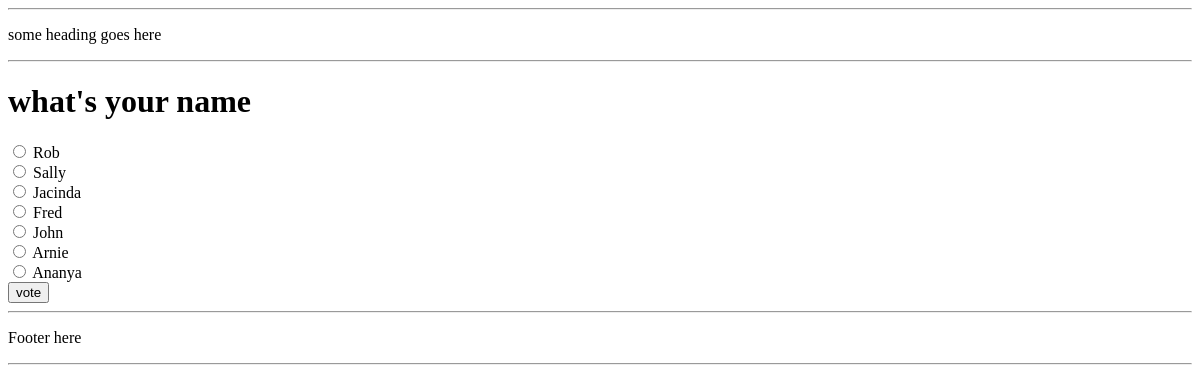
/polls/1/, run on an earlier commit of the app's database.
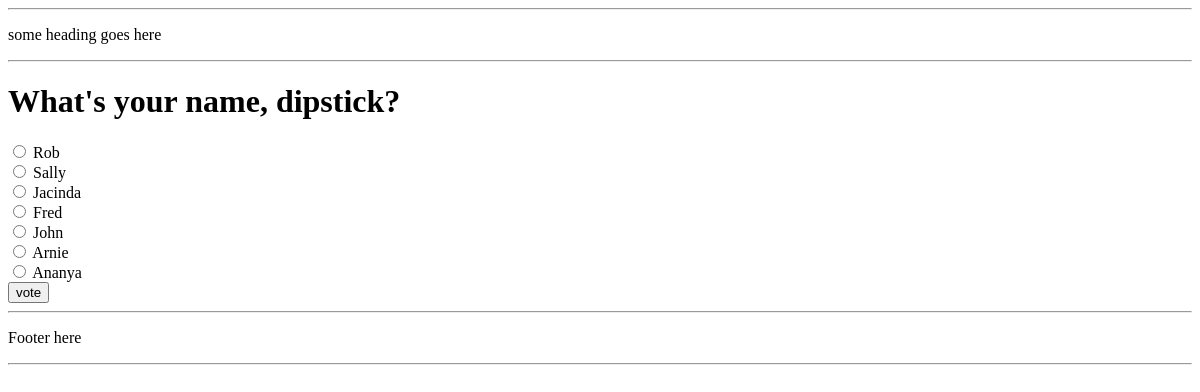
And on a later commit of the database.
### polls/models.py (models this page shows, shortened)
class Question(models.Model):
    question_text = models.CharField(max_length=200)
    pub_date = models.DateTimeField('date published')

### polls/views.py (the view)
# urls.py: url(r'^(?P<question_id>[0-9]+)/$', views.detail, name="detail"),
def detail(request, question_id):
    question = get_object_or_404(Question, pk = question_id)
    return render(request, 'polls/detail.html', {'question': question})

### polls/templates/polls/detail.html (shortened to what this page needs)
{% extends 'polls/base.html' %}
{% block main_content %}
<h1>{{question.question_text}}</h1>
<form action = "{% url 'polls:vote' question.id %}" method="post">
    {% for choice in question.choice_set.all %}
        <input type="radio" name="choice" id="choice{{forloop.counter}}" value = "{{choice.id}}"/>
        <label for="choice{{forloop.counter}}"> {{choice.choice_text}}</label> <br>
        {% endfor %}
        <input type="submit" value="vote"/>
</form>
{% endblock %}

What changed in the data, as far as the page shows it:
changed Question: question_text "what's your name" → "What's your name, dipstick?"
